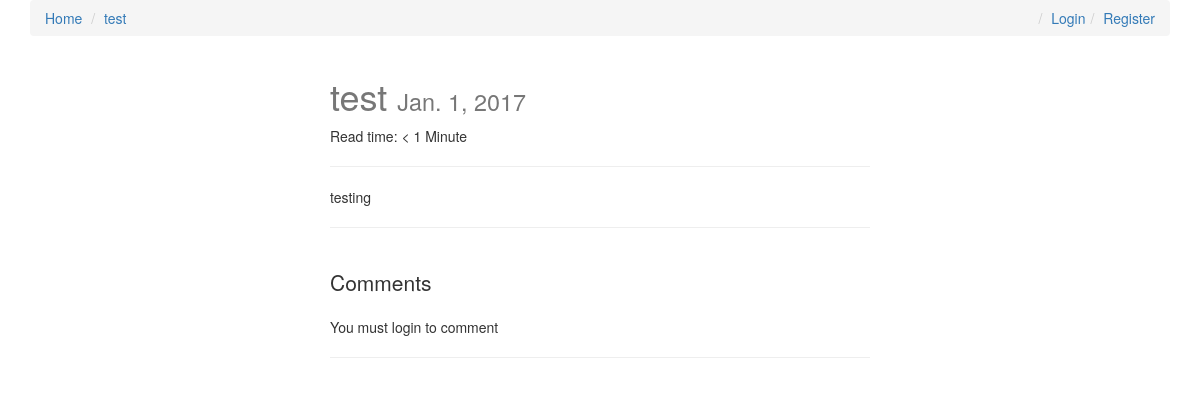
Page /test/ on the committed database.
### posts/models.py (models this page shows, shortened)
class Post(models.Model):
    user = models.ForeignKey(settings.AUTH_USER_MODEL, default=1)
    title = models.CharField(max_length=120)
    slug = models.SlugField(unique=True)
    image = models.ImageField(upload_to=upload_location,
            null=True,
            blank=True,
            width_field="width_field",
            height_field="height_field")
    height_field = models.IntegerField(default=0)
    width_field = models.IntegerField(default=0)
    content = models.TextField()
    draft = models.BooleanField(default=False)
    publish = models.DateField(auto_now=False, auto_now_add=False)
    read_time =  models.IntegerField(default=0) # models.TimeField(null=True, blank=True) #assume minutes
    updated = models.DateTimeField(auto_now=True, auto_now_add=False)
    timestamp = models.DateTimeField(auto_now=False, auto_now_add=True)
    objects = PostManager()
    def get_absolute_url(self):
        return reverse("posts:detail", kwargs={"slug": self.slug})
    class Meta:
        ordering = ["-timestamp", "-updated"]
    def get_markdown(self):
        return self.content
    @property
    def comments(self):
        instance = self
        qs = Comment.objects.filter_by_instance(instance)
        return qs
    @property
    def get_content_type(self):
        instance = self
        content_type = ContentType.objects.get_for_model(instance.__class__)
        return content_type

### posts/views.py (the view, shortened to what this page needs)
# urls.py: url(r'^(?P<slug>[\w-]+)/$', post_detail, name='detail'),
def post_detail(request, slug=None):
	instance = get_object_or_404(Post, slug=slug)
	if instance.publish > timezone.now().date() or instance.draft:
		if not request.user.is_staff or not request.user.is_superuser:
			raise Http404
	share_string = quote_plus(instance.content)
	initial_data = {
			"content_type": instance.get_content_type,
			"object_id": instance.id
	}
	form = CommentForm(request.POST or None, initial=initial_data)
	comments = instance.comments
	context = {
		"title": instance.title,
		"instance": instance,
		"share_string": share_string,
		"comments": comments,
		"comment_form":form,
	}
	return render(request, "post_detail.html", context)

### comments/models.py (called while the page is built)
    def filter_by_instance(self, instance):
        content_type = ContentType.objects.get_for_model(instance.__class__)
        obj_id = instance.id
        qs = super(CommentManager, self).filter(content_type=content_type, object_id= obj_id).filter(parent=None)
        return qs

### posts/templatetags/urlify.py (called while the page is built)
@register.filter
def urlify(value):
    return quote_plus(value)

### templates/post_detail.html (shortened to what this page needs)
{% extends "base.html" %}
{% load urlify %}
{% load crispy_forms_tags %}
 {% block post_detail_link %}
  <li><a href='{{ instance.get_absolute_url }}'>{{ instance.title }}</a></li>
  {% endblock %}
{% block content %}
<div class='col-sm-6 col-sm-offset-3'>
<h1>{{ title }} <small>{% if instance.draft %}<span style='color:red;'>Draft</span> {% endif %}{{ instance.publish }}</small></h1>
<p>Read time: {% if instance.read_time <= 1 %} < 1 Minute {% else %}{{ instance.read_time }} minutes {% endif %}</p>
<p><div class="fb-like" data-href="{{ request.build_absolute_uri }}" data-layout="button_count" data-action="like" data-show-faces="true" data-share="true"></div>
<hr/>
</p>
<div class='row'>
<div class='col-sm-12 '>
   <div class='post-detail-item'>{{ instance.get_markdown|safe }}</div>
    <hr/>
    <br/>
    <div>
        <p class='lead'>Comments</p>
        {% if request.user.is_authenticated %}
        <form method="POST" action="."> {% csrf_token %}
            {{ comment_form|crispy }}
            <input type='submit' value='Post comment' class='btn btn-default'>
        </form>
        {% else %}
        <p>You must login to comment </p>
        {% endif %}
        <hr/>
    </div>
</div>
</div>
</div>
{% endblock content %}

### static/css/base.css (style rules this page uses)
h1 { color: #777777; }

### rows in the picture
Post: title "test", publish "Jan. 1, 2017", get_markdown "testing"
